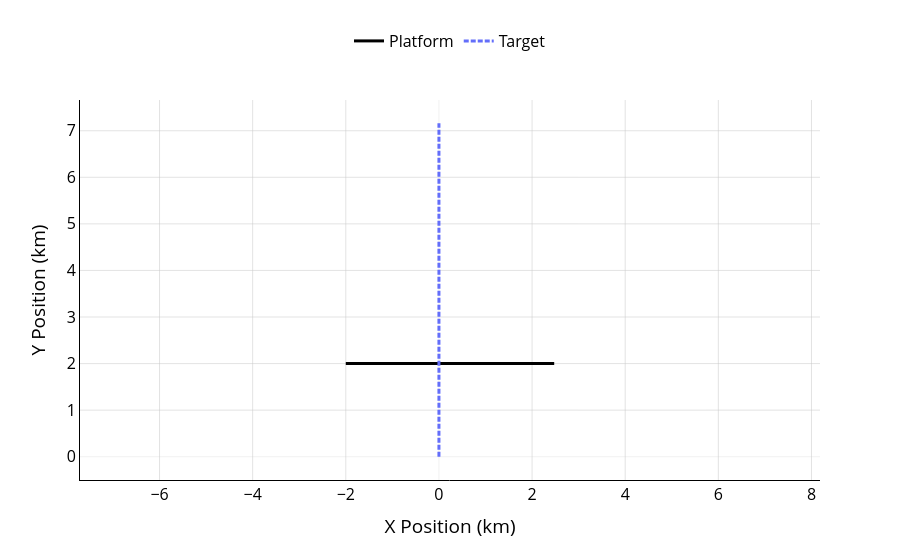

This figure's notebook cell:
### Markdown cell above
## Ground Truth Setup and Generation

Next we will create the target ground truth. The target states simply use Stone Soup's
`GroundTruthState` class, but we inject additional metadata associated with the target's
source signal. 

The source signal is defined as a broadband source with multiple tonal components
defined over a discrete set of frequencies. Tonal frequencies are approximate
representations of distinct and prominent on-board contributions to the signal. Each
tonal frequency has an amplitude and phase. The width of the tonal frequency is defined
by its bandwidth. Unmodelled contributions to the signal are represented by a stochastic
noise process, e.g., pink noise.

### Code cell
import numpy as np
from stonesoup.models.transition.linear import (
    CombinedLinearGaussianTransitionModel,
    ConstantVelocity,
)
from stonesoup.types.groundtruth import GroundTruthPath, GroundTruthState

from nereus.plotter import plot_world

# Define the target's initial state and transition model
target_start_vector = np.array([0.0, 0.0, 0.0, 8.0, -5.0, 0.0])
target_transition_model = CombinedLinearGaussianTransitionModel([
    ConstantVelocity(0), ConstantVelocity(0), ConstantVelocity(0)
])
target_position_mapping = [0, 2, 4]
target_velocity_mapping = [1, 3, 5]

# Define the target's signal parameters
target_amplitudes_upa = 10 ** (np.random.uniform(97, 112, 4) / 20)
target_frequencies_hz = np.random.uniform(25.0, 200.0, 4)
target_phases_rad = np.random.uniform(0, 2 * np.pi, 4)
target_tonal_bandwidth_hz = np.random.uniform(0.5, 2.0)
target_noise_amplitude_upa = 10 ** (90 / 20)
target_noise_spectral_exponent = -1.0 # Pink noise

target_metadata = {
    'amplitudes_upa': target_amplitudes_upa,
    'frequencies_hz': target_frequencies_hz,
    'phases_rad': target_phases_rad,
    'position_mapping': target_position_mapping,
    'velocity_mapping': target_velocity_mapping,
    'tonal_bandwidth_hz': target_tonal_bandwidth_hz,
    'noise_amplitude_upa': target_noise_amplitude_upa,
    'noise_spectral_exponent': target_noise_spectral_exponent,
}

# Simulate the target's movement over time and create a ground truth path
target_states = [
    GroundTruthState(
        target_start_vector, timestamp=start_time, metadata=target_metadata
    )
]
for timestamp in timesteps[1:]:
    dt = timestamp - target_states[-1].timestamp
    new_state_vector = target_transition_model.function(
        target_states[-1], noise=False, time_interval=dt
    )
    target_states.append(
        GroundTruthState(
            new_state_vector, timestamp=timestamp, metadata=target_metadata
        )
    )

target_truth = GroundTruthPath(target_states)
target_truths = [target_truth]

plot_world(truths=target_truths, platform=platform).show()

### Figure 1 — Plotly figure (JSON) as saved in the notebook; plotly's stock layout.template omitted (floating-point values rounded to 4 significant figures; data arrays with more than 128 entries replaced by an {"elided": "..."} marker saying what was removed)
{"data": [{"line": {"color": "black", "width": 3}, "mode": "lines", "name": "Platform", "type": "scatter", "x": {"elided": "180 float values"}, "y": {"elided": "180 int values"}}, {"line": {"color": "#636EFA", "dash": "5px,2px", "width": 3}, "mode": "lines", "name": "Target", "type": "scatter", "x": {"elided": "180 int values"}, "y": {"elided": "180 float values"}}], "layout": {"colorway": ["#636EFA", "#EF553B", "#00CC96", "#AB63FA", "#FFA15A", "#19D3F3", "#FF6692", "#B6E880", "#FF97FF", "#FECB52"], "font": {"color": "black", "size": 16}, "legend": {"orientation": "h", "x": 0.5, "xanchor": "center", "y": 1.2}, "plot_bgcolor": "white", "showlegend": true, "xaxis": {"constrain": "range", "gridcolor": "rgba(200,200,200,0.5)", "linecolor": "black", "range": [-3.843, 4.317], "showgrid": true, "title": {"text": "X Position (km)"}, "zeroline": true, "zerolinecolor": "rgba(200, 200, 200, 0.5)", "zerolinewidth": 0.5}, "yaxis": {"constrain": "range", "gridcolor": "rgba(200,200,200,0.5)", "linecolor": "black", "range": [-0.5, 7.66], "scaleanchor": "x", "scaleratio": 1, "showgrid": true, "title": {"text": "Y Position (km)"}, "zeroline": true, "zerolinecolor": "rgba(200, 200, 200, 0.5)", "zerolinewidth": 0.5}}}
